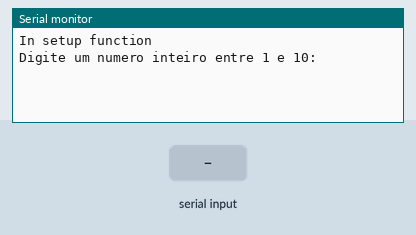
This sketch was run on a simulated Arduino Uno, built with avr-gcc and run on an emulated ATmega328P. Shown: the last lines printed to the serial monitor. Inputs (shaded band) come from the test bench.

Above: at 1.2 s.
1.3 s: "90,45\n" received over Serial
At 2.2 s:
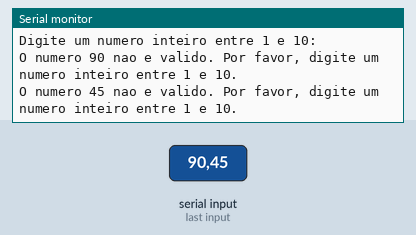
2.8 s: "5\n" received over Serial
At 3.3 s:
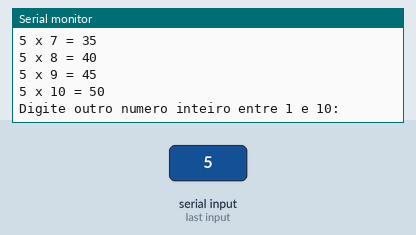
Timing chart, 0 to 5.8 s (numbered marks = the images above; inputs shaded):
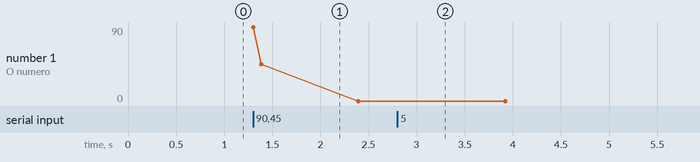

The sketch:

Embedded_C_Programming_Exercise2ino.ino
```cpp
/////////////////////////////////////////////////
// Ficha Prática 1 - Revisões
/////////////////////////////////////////////////

/////////////////////////////////////////////////
// Eduardo Miguel Moreira Junqueira nº30241 ERSC
/////////////////////////////////////////////////

/////////////////////////////////////////////////
// 2-Exercícios-Ex2:https://www.tinkercad.com/things/gNFp0JgFRG5-copy-of-fp1-embedded-c-programming/editel?sharecode=5wzt0IISJ8kSW78AllKlikmynKeDk-WP94AaumuBNTM
/////////////////////////////////////////////////

int N; 	// define uma variável global do tipo inteira

/////////////////////////////////////////////////
// Função Setup - Inicialização
/////////////////////////////////////////////////
void setup() {
  Serial.begin(9600);
  Serial.println("In setup function");
  Serial.println("Digite um numero inteiro entre 1 e 10: ");
}

/////////////////////////////////////////////////
// Função Loop - Loop de controlo
/////////////////////////////////////////////////
void loop() {
  // Verificar se há dados disponíveis para ler
  if (Serial.available() > 0) {
    // Ler o número inserido pelo utilizador
    N = Serial.parseInt();

    if (N >= 1 && N <= 10) {
      // Exibir a tabuada se o número estiver no intervalo certo
      Serial.print("Tabuada do ");
      Serial.print(N);
      Serial.println(":");

      // Exibir a multiplicação de N por valores de 1 a 10
      for (int i = 1; i <= 10; i++) {
        Serial.print(N);
        Serial.print(" x ");
        Serial.print(i);
        Serial.print(" = ");
        Serial.println(N * i);
      }
      Serial.println(); // Adiciona uma linha em branco ao final da tabuada

      // Pedir um novo número
      Serial.println("Digite outro numero inteiro entre 1 e 10:");
    } else {
      // Se o número estiver fora do intervalo, exibir uma mensagem de erro
      Serial.print("O numero ");
      Serial.print(N);
      Serial.println(" nao e valido. Por favor, digite um numero inteiro entre 1 e 10.");
    }
  }
}
```

Measured:
- after the input at 1.3 s, the serial monitor: prints a new line at once (image 1)
- after the input at 2.8 s, the serial monitor: prints a new line at once (image 2)
